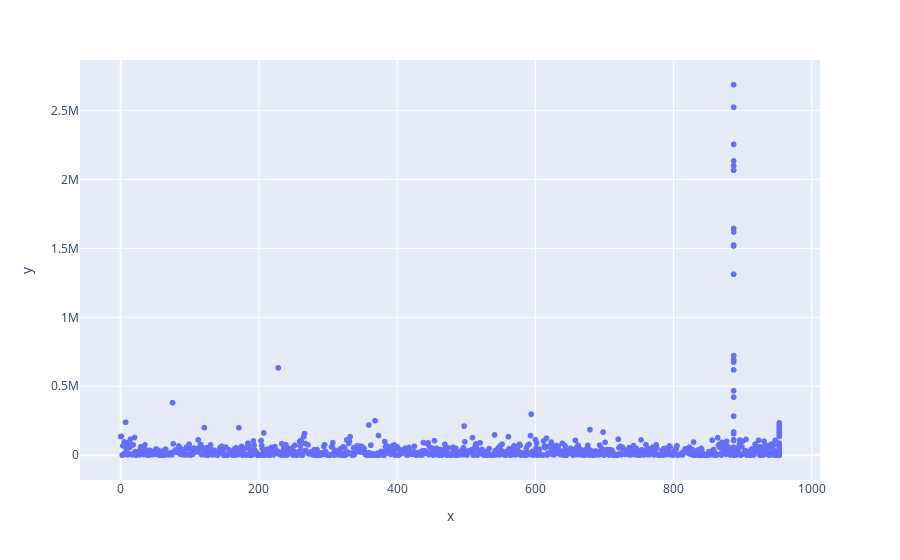

This figure's notebook cell:
### Code cell
fig = px.scatter(x=d['DISTRICT'], y=d['CASES'])
fig.show()

### Figure 1 — Plotly figure (JSON) as saved in the notebook; plotly's stock layout.template omitted (floating-point values rounded to 4 significant figures; data arrays with more than 128 entries replaced by an {"elided": "..."} marker saying what was removed)
{"data": [{"hovertemplate": "x=%{x}<br>y=%{y}<extra></extra>", "legendgroup": "", "marker": {"color": "#636efa", "symbol": "circle"}, "mode": "markers", "name": "", "showlegend": false, "type": "scattergl", "x": {"elided": "1085 int values"}, "xaxis": "x", "y": {"elided": "1085 int values"}, "yaxis": "y"}], "layout": {"legend": {"tracegroupgap": 0}, "margin": {"t": 60}, "xaxis": {"anchor": "y", "domain": [0, 1], "title": {"text": "x"}}, "yaxis": {"anchor": "x", "domain": [0, 1], "title": {"text": "y"}}}}
